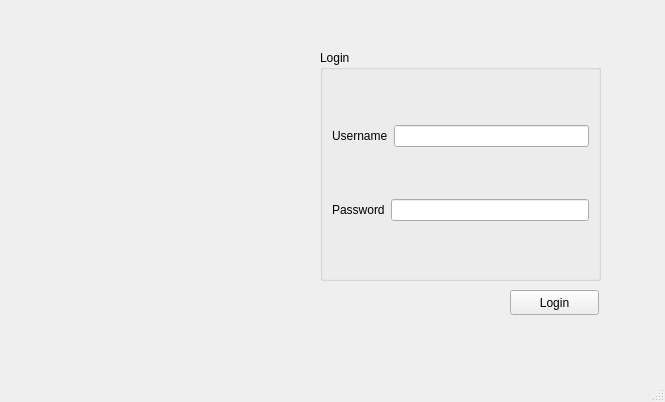
<?xml version="1.0" encoding="UTF-8"?>
<ui version="4.0">
 <class>LoginWindow</class>
 <widget class="QMainWindow" name="LoginWindow">
  <property name="geometry">
   <rect>
    <x>0</x>
    <y>0</y>
    <width>665</width>
    <height>402</height>
   </rect>
  </property>
  <property name="windowTitle">
   <string>LoginWindow</string>
  </property>
  <widget class="QWidget" name="centralwidget">
   <widget class="QLabel" name="label">
    <property name="geometry">
     <rect>
      <x>40</x>
      <y>70</y>
      <width>231</width>
      <height>211</height>
     </rect>
    </property>
    <property name="text">
     <string/>
    </property>
    <property name="pixmap">
     <pixmap>../Desktop/library.jpg</pixmap>
    </property>
   </widget>
   <widget class="QGroupBox" name="groupBox">
    <property name="geometry">
     <rect>
      <x>320</x>
      <y>50</y>
      <width>281</width>
      <height>231</height>
     </rect>
    </property>
    <property name="title">
     <string>Login</string>
    </property>
    <layout class="QVBoxLayout" name="verticalLayout">
     <item>
      <layout class="QHBoxLayout" name="horizontalLayout_2">
       <item>
        <widget class="QLabel" name="label_2">
         <property name="text">
          <string>Username</string>
         </property>
        </widget>
       </item>
       <item>
        <widget class="QLineEdit" name="lineEdit_username"/>
       </item>
      </layout>
     </item>
     <item>
      <layout class="QHBoxLayout" name="horizontalLayout">
       <item>
        <widget class="QLabel" name="label_3">
         <property name="text">
          <string>Password</string>
         </property>
        </widget>
       </item>
       <item>
        <widget class="QLineEdit" name="lineEdit_password">
         <property name="echoMode">
          <enum>QLineEdit::Password</enum>
         </property>
        </widget>
       </item>
      </layout>
     </item>
    </layout>
   </widget>
   <widget class="QPushButton" name="LoginButton">
    <property name="geometry">
     <rect>
      <x>510</x>
      <y>290</y>
      <width>89</width>
      <height>25</height>
     </rect>
    </property>
    <property name="text">
     <string>Login</string>
    </property>
   </widget>
  </widget>
  <widget class="QStatusBar" name="statusbar"/>
 </widget>
 <resources/>
 <connections/>
</ui>
